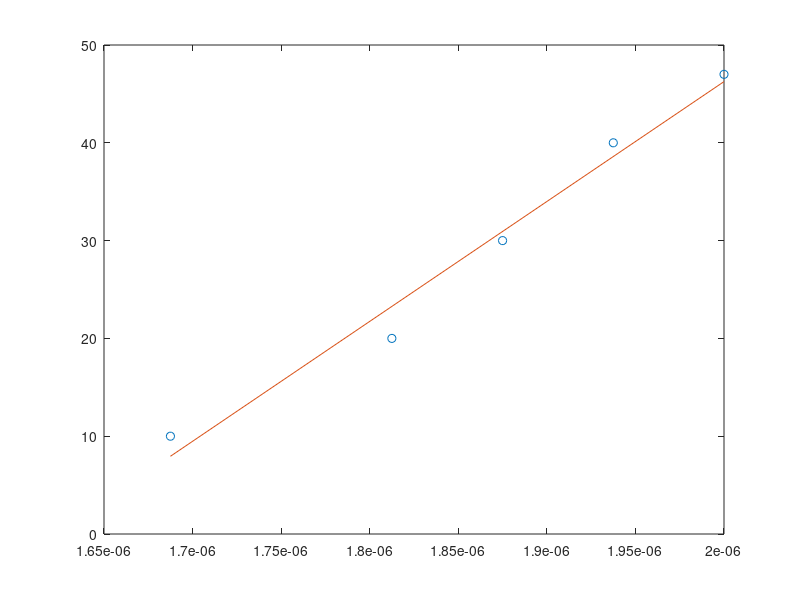
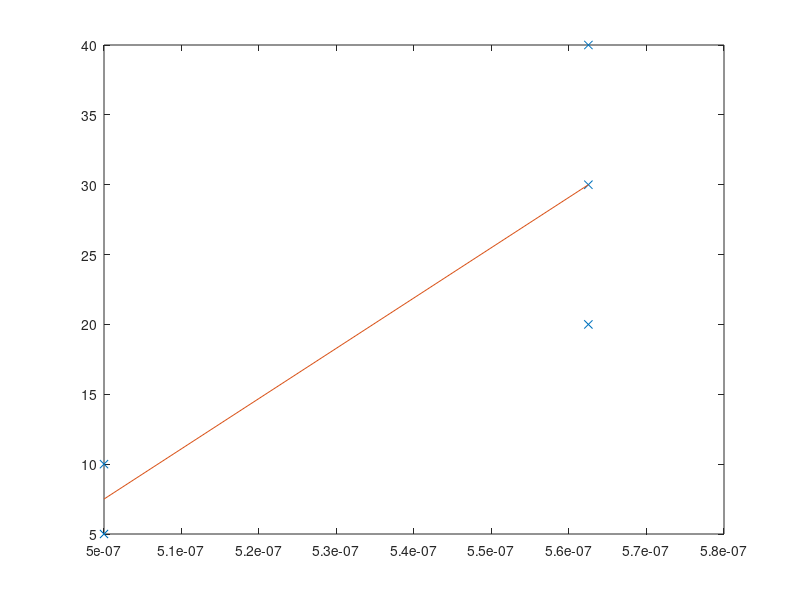

Here is the MATLAB script that generated these plots, in order:
% method finds a relation between timeconstant and lux.

% constants up
time_const_up = [1.6875e-06 1.8125e-06 1.8750e-06 1.9375e-06 2.0000e-06];
end_lux_up = [10 20 30 40 47];

% const down
time_const_down = [5.6250e-07 5.6250e-07 5.6250e-07 5.0000e-07 5.0000e-07];
end_lux_down = [40 30 20 10 5];


plot(time_const_up, end_lux_up, 'o');
hold on;


figure(2);
plot(time_const_down, end_lux_down, 'x');
hold on;


% finds a linear relationship
B_up = polyfit(time_const_up, end_lux_up, 1);
B_down = polyfit(time_const_down, end_lux_down, 1); 


% function
f_up = @(x) B_up(1)*x + B_up(2);
f_down = @(x) B_down(1)*x + B_down(2);

% plots
figure(1)
plot([min(time_const_up) max(time_const_up)], [f_up(min(time_const_up)) f_up(max(time_const_up))]);

figure(2)
plot([min(time_const_down) max(time_const_down)], [f_down(min(time_const_down)) f_down(max(time_const_down))]);


% disps
% disps
disp('UP:')
disp(B_up);
disp('DOWNS:')
disp(B_down);